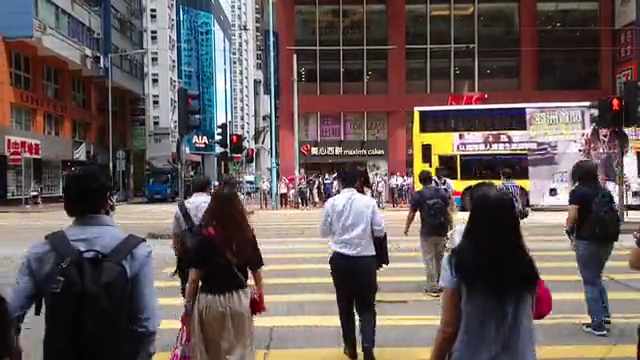
#> input picture frame 63 of @GETTING STARTED WITH OPENCV/Deep-Learning-with-OpenCV-DNN-Module/input/video_1.mp4, 640 x 360 px, given in place of chorro_r.mp4, which was not available
$ python vid_resize.py
#> lines starting #> are read from the running program, lines starting #| are printed output that depends on the picture
import cv2
import os

class VideoResizer:
    def __init__(self, orig_file):
        self.orig_file = orig_file
        self.frame_size = None
        self.fps = None
        self.nframes = None
        self.vid_capture = None
        self.output = None

    def open_video(self):
        # Create a video capture object
        self.vid_capture = cv2.VideoCapture(self.orig_file)

        # Print error message if object is not in open state
        if not self.vid_capture.isOpened():
            print("Error opening video file")
            return False

        # Get height and width of the frame
        self.frame_width = int(self.vid_capture.get(3))
        self.frame_height = int(self.vid_capture.get(4))

        self.fps = self.vid_capture.get(cv2.CAP_PROP_FPS)
        self.nframes = self.vid_capture.get(cv2.CAP_PROP_FRAME_COUNT)
        print(f"frame count: {self.nframes}, fps: {self.fps}, new frame size: {self.frame_size}")

        return True

    def create_output(self, resize_factor=0.5):
        self.resize_factor = resize_factor
        new_frame_size = (int(self.frame_width * resize_factor), int(self.frame_height * resize_factor))  # used by VideoWriter() method
        out_file = self.orig_file.split('.')[0] + '_r.mp4'
        self.output = cv2.VideoWriter(out_file, cv2.VideoWriter_fourcc('M', 'J', 'P', 'G'), self.fps, new_frame_size)

    def process_video(self):
        nf = 0
        print('Processing video...')
        print('Press "q" to stop processing the video and close the window.')

        while self.vid_capture.isOpened():
            ret, frame = self.vid_capture.read()
#> frame is the input picture: shape (360, 640, 3); mean B, G, R 88, 89.7, 102
            print(f"frame {nf}")
            nf += 1
            if ret:
                frame = cv2.resize(frame, (0, 0), fx=self.resize_factor, fy=self.resize_factor)
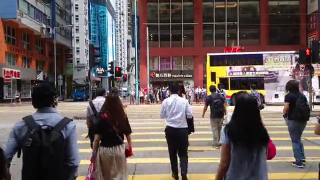
#> frame: shape (180, 320, 3); mean B, G, R 88.2, 89.8, 102.1
                self.output.write(frame)
                if nf % 100 == 0:
                    cv2.imshow("Frame", frame)
                key = cv2.waitKey(1)
#> (key q is pressed here)
                if key == ord('q') or key == 27:
                    break
            else:
                print('Stream disconnected')
                break

    def release_resources(self):
        self.vid_capture.release()
        self.output.release()
        cv2.destroyAllWindows()


if __name__ == "__main__":
    os.chdir(os.path.dirname(__file__))

    resizer = VideoResizer("chorro_r.mp4")

    if resizer.open_video():
        resizer.create_output(resize_factor=0.5)
        resizer.process_video()
        resizer.release_resources()
    else:
        print("Error opening video file")

$ run again, starting later in the video
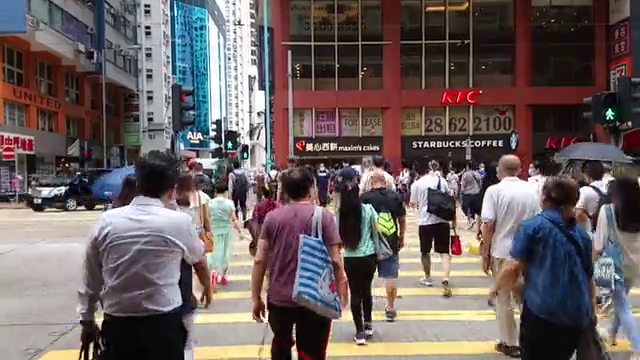
#> input picture frame 284 of @GETTING STARTED WITH OPENCV/Deep-Learning-with-OpenCV-DNN-Module/input/video_1.mp4, 640 x 360 px, given in place of chorro_r.mp4, which was not available
#> in process_video, frame is the input picture: shape (360, 640, 3); mean B, G, R 95, 95.4, 107.1
#> in process_video, `frame = cv2.resize(frame, (0, 0), fx=self.resize_factor, fy=self.resiz..`:
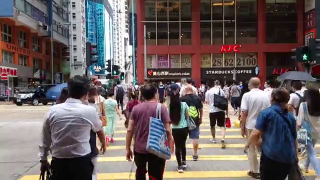
#> frame: shape (180, 320, 3); mean B, G, R 95.1, 95.6, 107.2

$ run again, starting later in the video
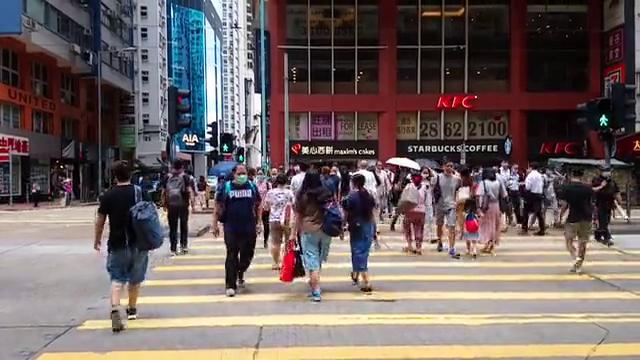
#> input picture frame 505 of @GETTING STARTED WITH OPENCV/Deep-Learning-with-OpenCV-DNN-Module/input/video_1.mp4, 640 x 360 px, given in place of chorro_r.mp4, which was not available
#> in process_video, frame is the input picture: shape (360, 640, 3); mean B, G, R 97.3, 99.3, 111.9
#> in process_video, `frame = cv2.resize(frame, (0, 0), fx=self.resize_factor, fy=self.resiz..`:
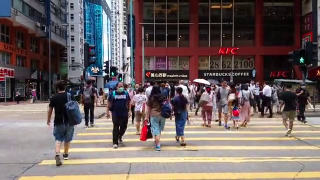
#> frame: shape (180, 320, 3); mean B, G, R 97.4, 99.4, 112
